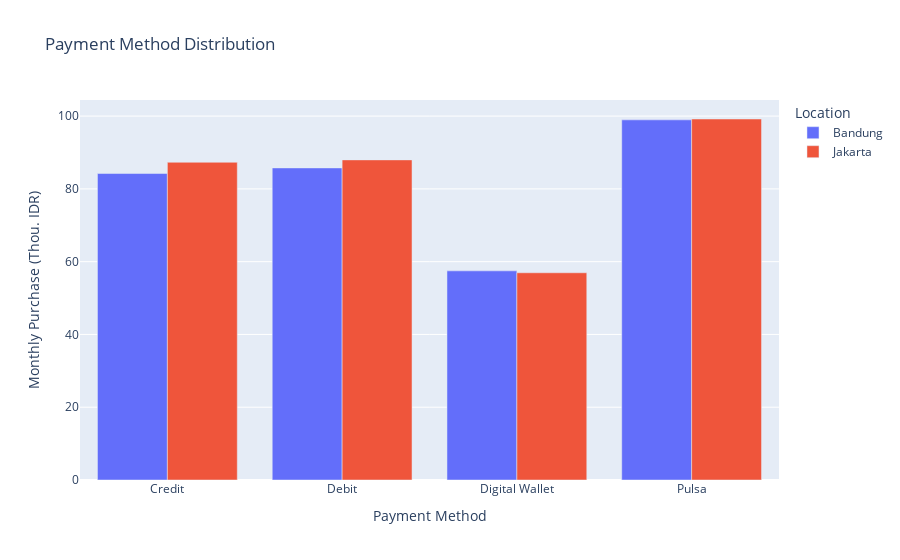

Source (notebook cell):
### Code cell
temp = df[["Payment Method", "Location", "Monthly Purchase (Thou. IDR)"]]
temp = temp.groupby(["Payment Method", "Location"]).mean().reset_index()

fig = px.bar(temp, y=y, x = "Payment Method", color="Location",
             title = "Payment Method Distribution", barmode="group")
fig.show()

### Figure 1 — Plotly figure (JSON) as saved in the notebook; plotly's stock layout.template omitted (floating-point values rounded to 4 significant figures)
{"data": [{"alignmentgroup": "True", "hovertemplate": "Location=Bandung<br>Payment Method=%{x}<br>Monthly Purchase (Thou. IDR)=%{y}<extra></extra>", "legendgroup": "Bandung", "marker": {"color": "#636efa", "pattern": {"shape": ""}}, "name": "Bandung", "offsetgroup": "Bandung", "orientation": "v", "showlegend": true, "textposition": "auto", "type": "bar", "x": ["Credit", "Debit", "Digital Wallet", "Pulsa"], "xaxis": "x", "y": [84.22, 85.76, 57.47, 98.97], "yaxis": "y"}, {"alignmentgroup": "True", "hovertemplate": "Location=Jakarta<br>Payment Method=%{x}<br>Monthly Purchase (Thou. IDR)=%{y}<extra></extra>", "legendgroup": "Jakarta", "marker": {"color": "#EF553B", "pattern": {"shape": ""}}, "name": "Jakarta", "offsetgroup": "Jakarta", "orientation": "v", "showlegend": true, "textposition": "auto", "type": "bar", "x": ["Credit", "Debit", "Digital Wallet", "Pulsa"], "xaxis": "x", "y": [87.31, 87.97, 56.95, 99.2], "yaxis": "y"}], "layout": {"barmode": "group", "legend": {"title": {"text": "Location"}, "tracegroupgap": 0}, "title": {"text": "Payment Method Distribution"}, "xaxis": {"anchor": "y", "domain": [0, 1], "title": {"text": "Payment Method"}}, "yaxis": {"anchor": "x", "domain": [0, 1], "title": {"text": "Monthly Purchase (Thou. IDR)"}}}}
